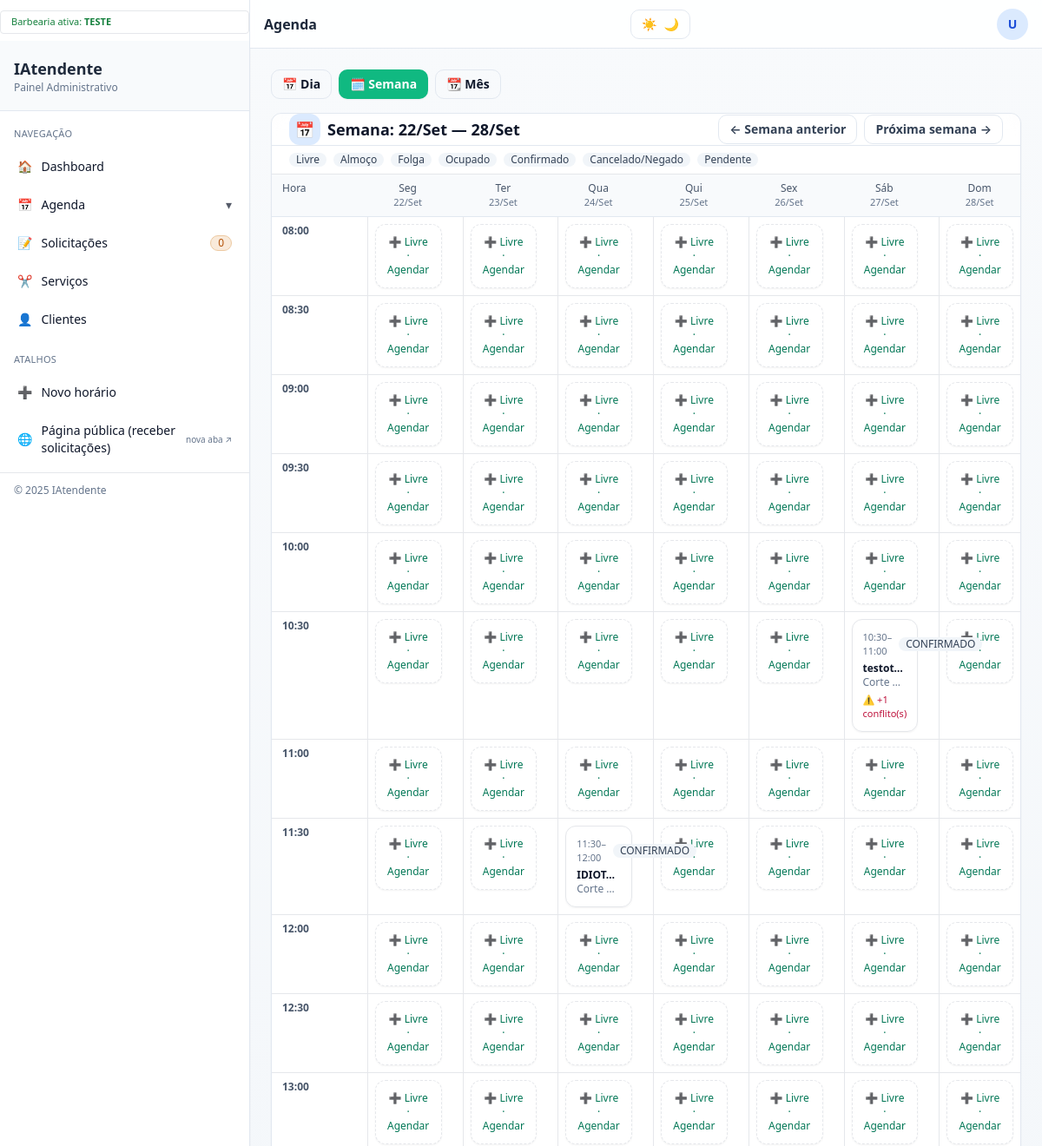
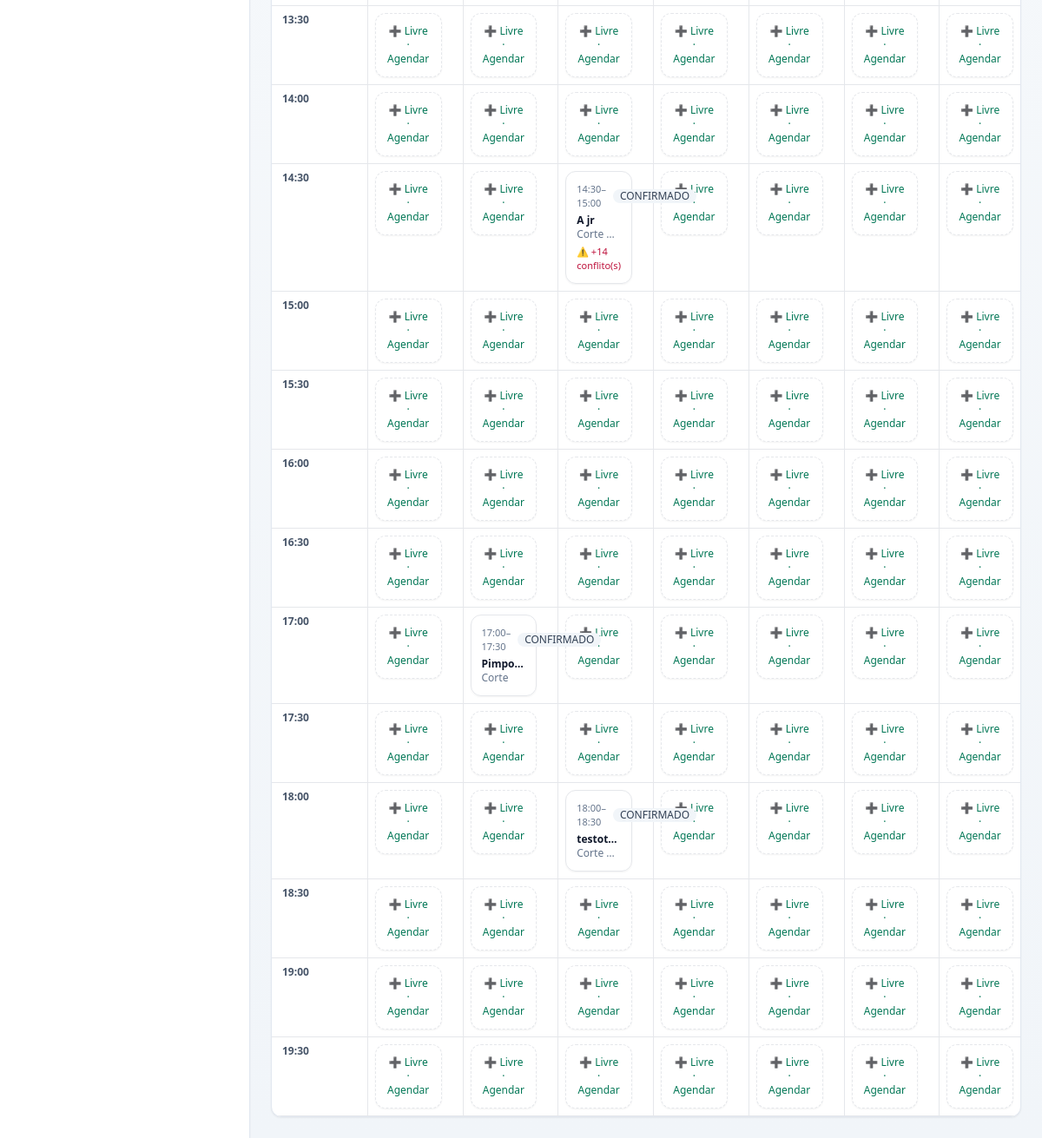
The app's page /teste/agendamentos/semana/?data=2025-09-22 (signed in), older data (2 pictures, top to bottom).
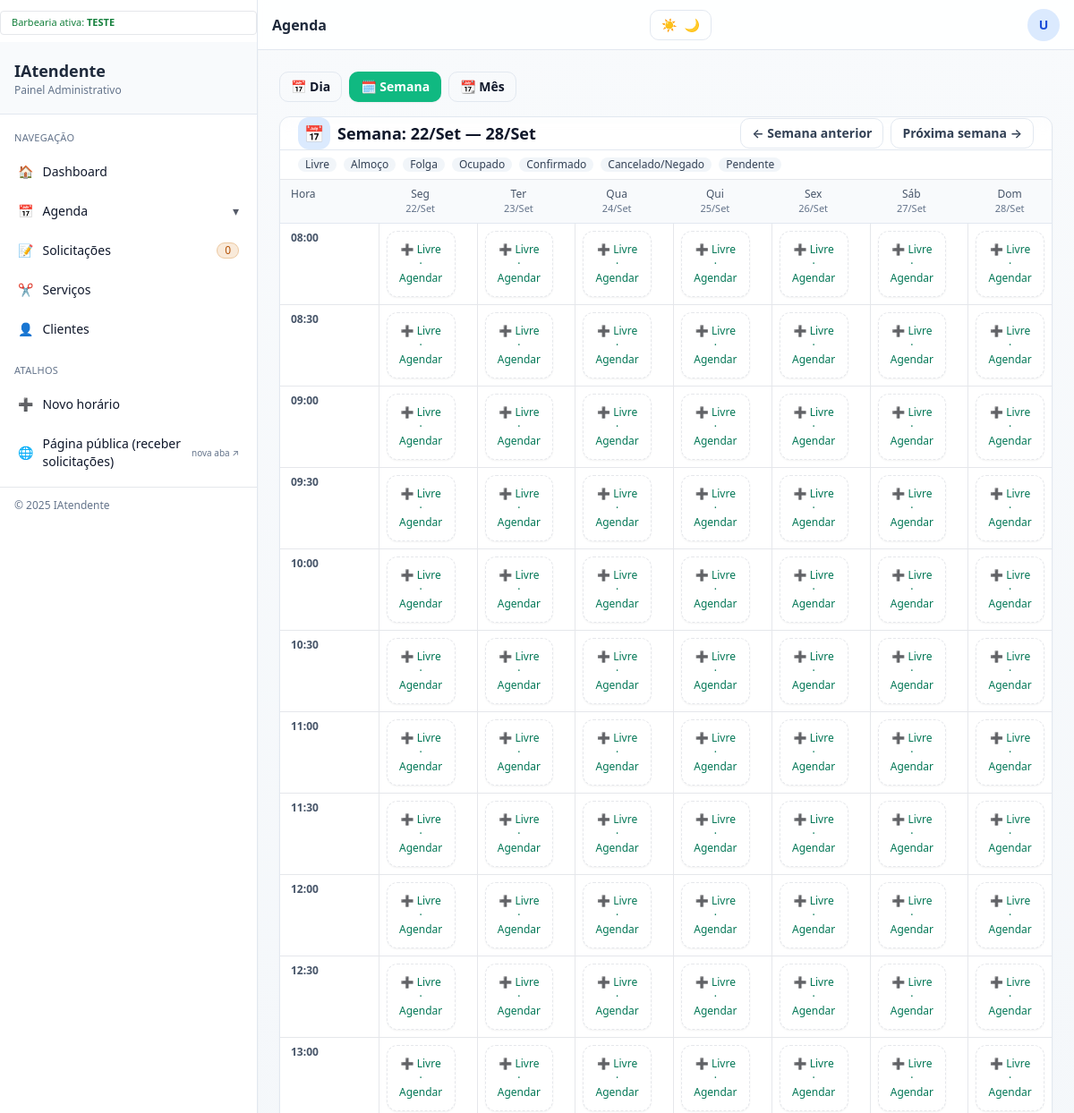
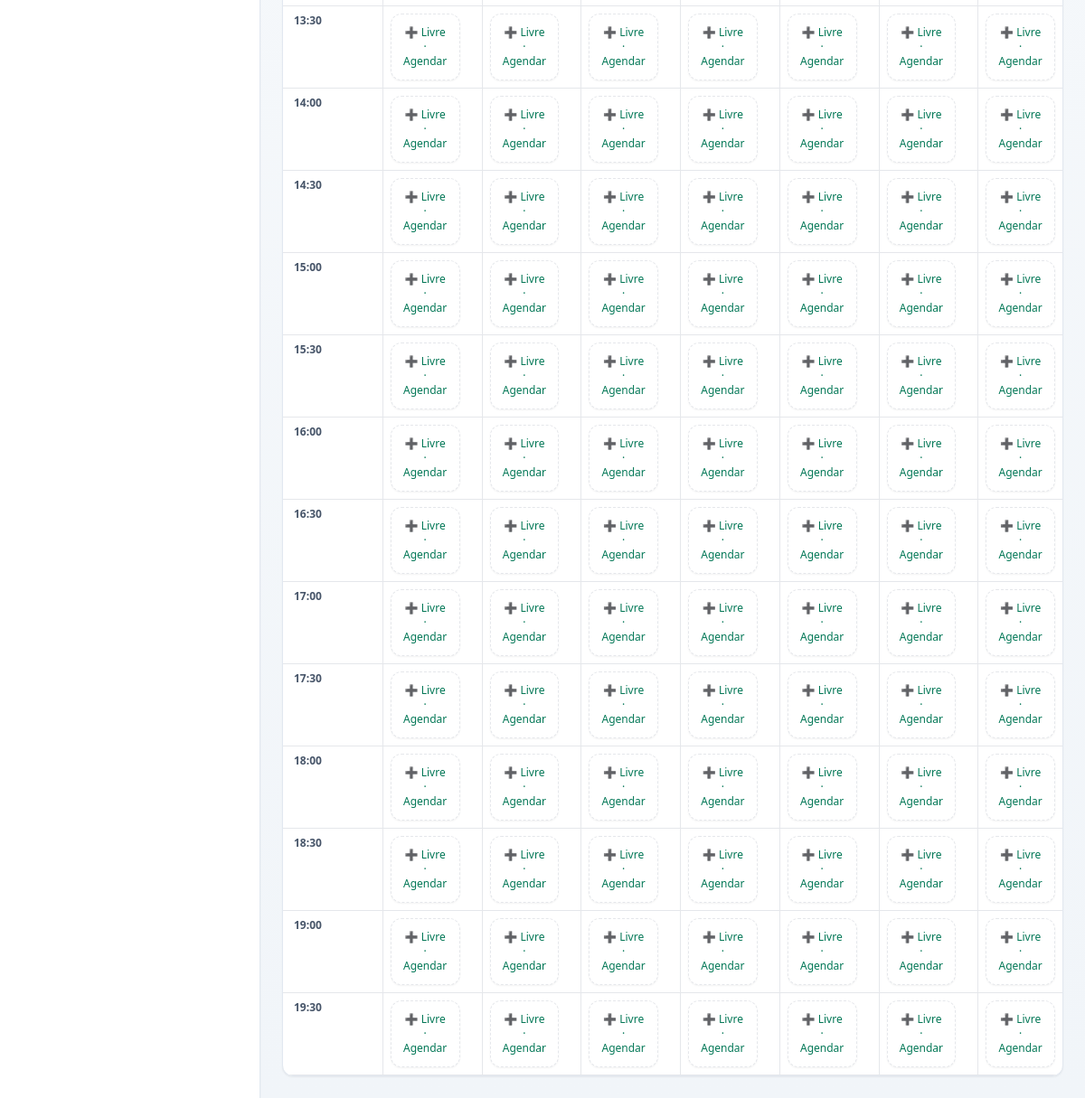
The same page, newer data (2 pictures, top to bottom).
### agendamentos/models.py (models this page shows, shortened)
class Agendamento(models.Model):
    shop = models.ForeignKey(
        "barbearias.BarberShop",
        on_delete=models.CASCADE,
        related_name="agendamentos",
    )
    solicitacao = models.OneToOneField(
        "solicitacoes.Solicitacao",
        on_delete=models.SET_NULL,
        related_name="agendamento",
        null=True, blank=True,
    )
    cliente = models.ForeignKey(
        "clientes.Cliente",
        on_delete=models.SET_NULL,
        null=True, blank=True,
        related_name="agendamentos",
    )
    cliente_nome = models.CharField(max_length=120, blank=True)
    barbeiro = models.ForeignKey(
        User,
        on_delete=models.SET_NULL,
        blank=True, null=True,
        related_name="agendamentos",
        db_index=True,
    )
    servico = models.ForeignKey(
        "servicos.Servico",
        on_delete=models.SET_NULL,
        null=True, blank=True,
        related_name="agendamentos",
    )
    servico_nome = models.CharField(max_length=120, blank=True)
    preco_cobrado = models.DecimalField(max_digits=8, decimal_places=2, null=True, blank=True)
    inicio = models.DateTimeField()
    fim    = models.DateTimeField(null=True, blank=True)
    status = models.CharField(
        max_length=20,
        choices=StatusAgendamento.choices,
        default=StatusAgendamento.CONFIRMADO,  # nasce confirmado
    )
    observacoes = models.TextField(null=True, blank=True)
    created_at = models.DateTimeField(default=timezone.now, editable=False)
    updated_at = models.DateTimeField(auto_now=True)
    class Meta:
        ordering = ["inicio"]
        indexes = [
            models.Index(fields=["inicio"]),
            models.Index(fields=["status"]),
            models.Index(fields=["barbeiro", "inicio"]),
            models.Index(fields=["cliente", "inicio"]),
            models.Index(fields=["shop", "inicio"]),
        ]
        constraints = [
            models.CheckConstraint(
                name="ag_fim_gt_inicio_or_null",
                check=Q(fim__isnull=True) | Q(fim__gt=F("inicio")),
            ),
        ]

### clientes/models.py (models this page shows, shortened)
class Cliente(models.Model):
    class RecorrenciaStatus(models.TextChoices):
        ATIVO = "ATIVO", "Ativo"
        INATIVO = "INATIVO", "Inativo"
    shop = models.ForeignKey("barbearias.BarberShop", on_delete=models.CASCADE, related_name="clientes")
    nome = models.CharField(max_length=120)
    telefone = models.CharField(max_length=20, null=True, blank=True)
    preferencias = models.TextField(null=True, blank=True)
    recorrencia_status = models.CharField(
        max_length=10, choices=RecorrenciaStatus.choices, default=RecorrenciaStatus.ATIVO
    )
    ultimo_corte = models.DateTimeField(null=True, blank=True)
    tags = models.JSONField(null=True, blank=True)
    barbeiro_preferido = models.CharField(max_length=120, null=True, blank=True)
    foto_url = models.URLField(null=True, blank=True)
    created_at = models.DateTimeField(default=timezone.now, editable=False)
    updated_at = models.DateTimeField(auto_now=True)
    class Meta:
        indexes = [models.Index(fields=["nome"])]
        ordering = ["nome"]
        constraints = [
            models.UniqueConstraint(
                fields=["shop", "telefone"],
                name="uniq_cliente_por_shop_telefone",
                condition=~models.Q(telefone__isnull=True) & ~models.Q(telefone=""),
            ),
    ]

### servicos/models.py (models this page shows, shortened)
class Servico(models.Model):
    CATEGORIAS = (
        ("corte", "Corte"),
        ("barba", "Barba"),
        ("combo", "Combo"),
        ("quimica", "Química/Coloração"),
        ("add_on", "Serviços adicionais"),
    )
    shop = models.ForeignKey(BarberShop, null=True, blank=True, on_delete=models.CASCADE, related_name="servicos")
    nome = models.CharField(max_length=120, unique=True)
    categoria = models.CharField(max_length=20, choices=CATEGORIAS, default="corte")
    preco = models.DecimalField(max_digits=8, decimal_places=2, default=Decimal("0.00"))
    duracao_min = models.PositiveIntegerField(default=30)
    descricao = models.TextField(null=True, blank=True)
    ativo = models.BooleanField(default=True)
    created_at = models.DateTimeField(auto_now_add=True)
    updated_at = models.DateTimeField(auto_now=True)
    class Meta:
        ordering = ["nome"]
        indexes = [models.Index(fields=["nome"])]

### agendamentos/views.py (the view, shortened to what this page needs)
# urls.py: path("semana/", views.agenda_semana, name="agenda_semana"),
@require_shop_member
@login_required
def agenda_semana(request, shop_slug):
    shop = get_object_or_404(BarberShop, slug=shop_slug)
    tz = timezone.get_current_timezone()
    hoje = timezone.localdate()
    base = _parse_date(request.GET.get("data", ""), hoje)
    wk_start, _ = _week_bounds(base)
    days = [wk_start + timedelta(days=i) for i in range(7)]
    day_labels = ["Seg", "Ter", "Qua", "Qui", "Sex", "Sáb", "Dom"]
    days_ctx = [{"date": d, "label": day_labels[i]} for i, d in enumerate(days)]
    barbeiro = None
    barbeiro_param = (request.GET.get("barbeiro") or "").strip()
    if barbeiro_param and barbeiro_param.isdigit():
        User = get_user_model()
        try:
            barbeiro = User.objects.get(pk=int(barbeiro_param))
        except Exception:
            barbeiro = None
    elif not is_manager(request):
        barbeiro = request.user
    DEFAULT_START_H, DEFAULT_END_H, DEFAULT_STEP_MIN = 8, 20, 30
    day_slots_map = {d: _day_slots(d, DEFAULT_START_H, DEFAULT_END_H, DEFAULT_STEP_MIN) for d in days}
    slot_step = timedelta(minutes=DEFAULT_STEP_MIN)
    for d in days:
        v = day_slots_map[d]
        if len(v) >= 2:
            slot_step = v[1] - v[0]
            break
    time_keys = sorted({(dt.hour, dt.minute) for d in days for dt in day_slots_map[d]})
    day_slot_keys = {d: {(dt.hour, dt.minute) for dt in day_slots_map.get(d, [])} for d in days}
    week_start_dt = timezone.make_aware(datetime(wk_start.year, wk_start.month, wk_start.day, 0, 0, 0), tz)
    week_end_dt = week_start_dt + timedelta(days=7)
    ag_qs = (
        Agendamento.objects
        .filter(shop=shop)
        .exclude(status=getattr(StatusAgendamento, "CANCELADO", None))
        .filter(inicio__isnull=False, inicio__gte=week_start_dt, inicio__lt=week_end_dt)
        .select_related("cliente", "servico")
    )
    if barbeiro:
        ag_qs = ag_qs.filter(Q(barbeiro=barbeiro) | Q(barbeiro__isnull=True))
    ag_intervals = _intervalos_agendamentos(ag_qs, tz)
    ag_by_day = {d: [] for d in days}
    for s_start, s_end, ag in ag_intervals:
        key = s_start.date()
        if key in ag_by_day:
            ag_by_day[key].append((s_start, s_end, ag))
    sol_by_day = {d: [] for d in days}
    if HAS_SOL and SolicitacaoStatus:
        exclude_status = [
            getattr(SolicitacaoStatus, "CANCELADA", "CANCELADA"),
            getattr(SolicitacaoStatus, "NEGADA", "NEGADA"),
        ]
        sol_qs = (
            Solicitacao.objects
            .filter(shop=shop)
            .exclude(status__in=exclude_status)
            .filter(inicio__isnull=False, inicio__gte=week_start_dt, inicio__lt=week_end_dt)
            .select_related("cliente", "servico")
        )
        if barbeiro:
            sol_qs = sol_qs.filter(Q(barbeiro=barbeiro) | Q(barbeiro__isnull=True))
        sol_intervals = _intervalos_solicitacoes(sol_qs, tz)
        for s_start, s_end, sol in sol_intervals:
            key = s_start.date()
            if key in sol_by_day:
                sol_by_day[key].append((s_start, s_end, sol))
    rows = []
    for (hh, mm) in time_keys:
        time_label = timezone.make_aware(datetime(wk_start.year, wk_start.month, wk_start.day, hh, mm), tz)
        cells = []
        for d in days:
            slot_dt = timezone.make_aware(datetime(d.year, d.month, d.day, hh, mm), tz)
            ag_matches = [(a, b, obj) for (a, b, obj) in ag_by_day.get(d, []) if a <= slot_dt < b]
            sol_matches = [(a, b, obj) for (a, b, obj) in sol_by_day.get(d, []) if a <= slot_dt < b]
            available, reason = (True, None) if (hh, mm) in day_slot_keys.get(d, set()) else (False, "folga")
            def _cell_item_from_ag(a_start, a_end, ag):
                return {
                    "id": ag.id,
                    "cliente_nome": ag.cliente_nome or (ag.cliente.nome if ag.cliente else "—"),
                    "servico_nome": ag.servico_nome or (ag.servico.nome if ag.servico else "—"),
                    "status": ag.status,
                    "inicio": a_start,
                    "fim": a_end,
                    "is_solicitacao": False,
                    "kind": "agendamento",
                    "can_act": False,
                }
            def _cell_item_from_sol(s_start, s_end, sol):
                status_txt = str(getattr(sol, "status", "PENDENTE")).upper()
                item = {
                    "id": sol.id,
                    "cliente_nome": getattr(sol, "cliente_nome", None) or (getattr(sol, "cliente", None).nome if getattr(sol, "cliente", None) else getattr(sol, "nome", "—")),
                    "servico_nome": getattr(sol, "servico_nome", None) or (getattr(sol, "servico", None).nome if getattr(sol, "servico", None) else "—"),
                    "status": status_txt,
                    "inicio": s_start,
                    "fim": s_end,
                    "is_solicitacao": True,
                    "kind": "solicitacao",
                }
                can_act = (is_manager(request) or getattr(sol, "barbeiro", None) in (None, request.user))
                item["can_act"] = bool(can_act and _status_is_pendente(status_txt))
                if item["can_act"]:
                    item["confirm_url"] = reverse("solicitacoes:confirmar", args=[shop.slug, sol.id])
                    item["deny_url"]    = reverse("solicitacoes:recusar",   args=[shop.slug, sol.id])
                return item
            if ag_matches:
                a_start, a_end, ag = ag_matches[0]
                is_first = (a_start <= slot_dt < (a_start + slot_step))
                if is_first:
                    cells.append({
                        "item": _cell_item_from_ag(a_start, a_end, ag),
                        "occupied": False,
                        "time": slot_dt,
                        "available": available,
                        "reason": reason,
                        "conflicts": max(0, len(ag_matches) + len(sol_matches) - 1),
                    })
                else:
                    cells.append({
                        "item": None, "occupied": True, "time": slot_dt,
                        "available": available, "reason": reason,
                        "conflicts": max(0, len(ag_matches) + len(sol_matches) - 1),
                    })
            else:
                cells.append({
                    "item": None, "occupied": False, "time": slot_dt,
                    "available": available, "reason": reason, "conflicts": 0
                })
        rows.append({"time": time_label, "cells": cells})
    prev_week, next_week = _week_nav(base)
    return render(request, "agendamentos/agenda_semana.html", {
        "title": "Agenda — Semana",
        "view": "semana",
        "wk_start": wk_start,
        "wk_end": wk_start + timedelta(days=6),
        "days_ctx": days_ctx,
        "rows": rows,
        "prev_week": prev_week,
        "next_week": next_week,
        "barbeiro": barbeiro,
        "shop": shop,
    })

### agendamentos/templates/agendamentos/agenda_semana.html (shortened to what the changed rows need)
{% extends "painel/base.html" %}
{% block header %}Agenda{% endblock %}
{% block content %}
<div class="card overflow-hidden">
  <div class="flex flex-col md:flex-row md:items-center md:justify-between gap-3 px-5 sm:px-6 py-4 border-b border-slate-200 bg-slate-50/70 backdrop-blur">
    <h2 class="text-lg font-semibold text-slate-900 flex items-center gap-2">
      <span class="inline-flex items-center justify-center w-9 h-9 rounded-xl bg-blue-100 text-blue-600">📅</span>
      Semana: {{ wk_start|date:"d/M" }} — {{ wk_end|date:"d/M" }}
    </h2>
  </div>
  <div class="overflow-x-auto">
    <div class="min-w-[980px]">
      {% for r in rows %}
        <div class="grid grid-cols-8 border-b border-slate-100 text-xs">
          <div class="px-3 py-2 text-slate-600 font-semibold">{{ r.time|date:"H:i" }}</div>
          {% for c in r.cells %}
            <div class="px-2 py-2 border-l border-slate-50">
              {% if c.item %}
                {% with status_code=c.item.status|stringformat:"s"|upper %}
                  <a href="{% url 'solicitacoes:detalhe' shop.slug c.item.id %}"
                     class="block rounded-xl border p-3 shadow-sm hover:shadow-md hover:border-slate-300 transition transform hover:-translate-y-0.5
                           {% if status_code in 'CONFIRMADA CONFIRMADO' %} border-blue-200 bg-blue-50/60
                           {% elif status_code == 'PENDENTE' %}        border-amber-200 bg-amber-50/60
                           {% elif status_code in 'NEGADA CANCELADA' %} border-rose-200 bg-rose-50/60
                           {% else %}                                   border-slate-200 bg-white {% endif %}">
                    <div class="flex items-center justify-between gap-2">
                      <div class="text-[11px] ia-text-muted">
                        {{ c.item.inicio|date:"H:i" }}–{{ c.item.fim|date:"H:i" }}
                      </div>
                      <span class="pill text-[11px] font-medium
                        {% if status_code in 'CONFIRMADA CONFIRMADO' %} bg-blue-100 text-blue-700
                        {% elif status_code == 'PENDENTE' %}            bg-amber-100 text-amber-800
                        {% elif status_code in 'NEGADA CANCELADA' %}     bg-rose-100 text-rose-700
                        {% else %}                                       bg-slate-100 text-slate-700 {% endif %}">
                        {{ c.item.status }}
                      </span>
                    </div>
                    <div class="mt-1">
                      <div class="text-[13px] font-semibold text-slate-900 truncate" title="{{ c.item.cliente_nome }}">
                        {{ c.item.cliente_nome }}
                      </div>
                      <div class="text-[12px] ia-text-muted truncate" title="{{ c.item.servico_nome }}">
                        {{ c.item.servico_nome }}
                      </div>
                    </div>
                    {% if c.conflicts and c.conflicts > 0 %}
                      <div class="text-[11px] text-rose-700 mt-1">⚠️ +{{ c.conflicts }} conflito(s)</div>
                    {% endif %}
                  </a>
                {% endwith %}
              {% elif c.occupied %}
                <div class="rounded-xl border border-dashed border-slate-300 p-3 bg-slate-50 text-center ia-text-muted shadow-sm">
                  Ocupado
                </div>
              {% else %}
                {% if not c.available and c.reason == 'almoco' %}
                  <div class="rounded-xl p-3 text-center bg-amber-50 border border-amber-100 shadow-sm">
                    <span class="pill bg-amber-100 text-amber-800">🍽️ Almoço</span>
                  </div>
                {% elif not c.available and c.reason == 'folga' %}
                  <div class="rounded-xl p-3 text-center bg-slate-50 border border-slate-200 shadow-sm">
                    <span class="pill bg-slate-200 text-slate-700">🛑 Folga</span>
                  </div>
                {% else %}
                  <a href="{% url 'solicitacoes:solicitacoes' shop.slug %}?inicio={{ c.time|date:'Y-m-d\\TH:i' }}"
                     class="block rounded-xl border border-dashed border-emerald-300 p-3 bg-white hover:bg-emerald-50 hover:shadow-md transition text-center shadow-sm">
                    <span class="text-[12px] font-medium text-emerald-700">➕ Livre · Agendar</span>
                  </a>
                {% endif %}
              {% endif %}
            </div>
          {% endfor %}
        </div>
      {% endfor %}
    </div>
  </div>
</div>
{% endblock %}

Row changes from the older to the newer data that the page shows:
removed Agendamento: item.status "CONFIRMADO", item.cliente_nome "testot…", item.servico_nome "Corte…"
removed Agendamento: item.status "CONFIRMADO", item.cliente_nome "IDIOT…", item.servico_nome "Corte…"
removed Agendamento: item.status "CONFIRMADO"
removed Cliente: item.cliente_nome "A jr"
removed Servico: item.servico_nome "Corte…"
removed Agendamento: item.status "CONFIRMADO", item.cliente_nome "Pimpo…", item.servico_nome "Corte"
removed Agendamento: item.status "CONFIRMADO", item.cliente_nome "testot…", item.servico_nome "Corte…"
Text that changed along with them:
list line gone: "10:30 – 11:00 ⚠️ + 1 conflito(s)"
new list line: "➕ Livre · Agendar"
list line gone: "11:30 – 12:00"
list line gone: "14:30 – 15:00 ⚠️ + 14 conflito(s)"
list line gone: "17:00 – 17:30"
list line gone: "18:00 – 18:30"
